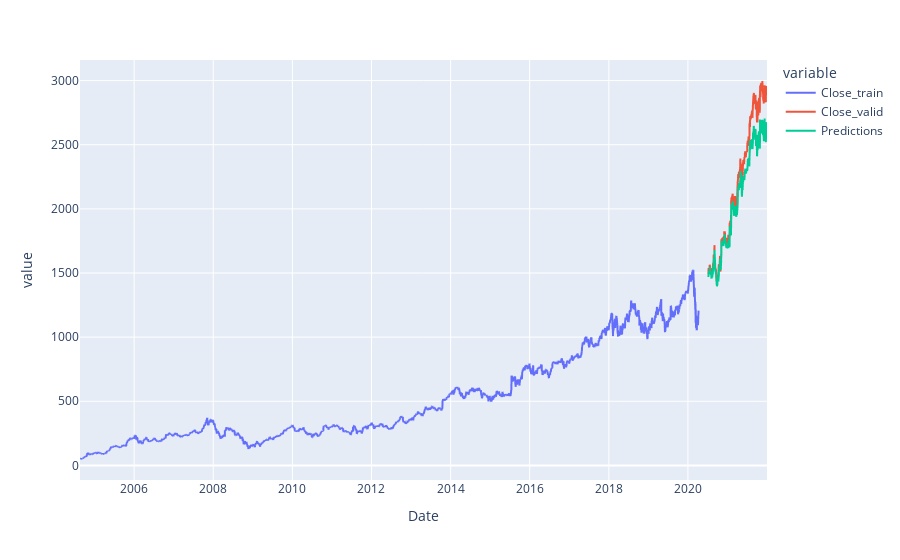

Notebook code cell kept with this figure:
### Code cell
fig = px.line(x)

fig.show()

### Figure 1 — Plotly figure (JSON) as saved in the notebook; plotly's stock layout.template omitted (floating-point values rounded to 4 significant figures; data arrays with more than 128 entries replaced by an {"elided": "..."} marker saying what was removed)
{"data": [{"hovertemplate": "variable=Close_train<br>Date=%{x}<br>value=%{y}<extra></extra>", "legendgroup": "Close_train", "line": {"color": "#636efa", "dash": "solid"}, "marker": {"symbol": "circle"}, "mode": "lines", "name": "Close_train", "showlegend": true, "type": "scattergl", "x": {"elided": "4314 str values"}, "xaxis": "x", "y": {"elided": "4314 float values"}, "yaxis": "y"}, {"hovertemplate": "variable=Close_valid<br>Date=%{x}<br>value=%{y}<extra></extra>", "legendgroup": "Close_valid", "line": {"color": "#EF553B", "dash": "solid"}, "marker": {"symbol": "circle"}, "mode": "lines", "name": "Close_valid", "showlegend": true, "type": "scattergl", "x": {"elided": "4314 str values"}, "xaxis": "x", "y": {"elided": "4314 float values"}, "yaxis": "y"}, {"hovertemplate": "variable=Predictions<br>Date=%{x}<br>value=%{y}<extra></extra>", "legendgroup": "Predictions", "line": {"color": "#00cc96", "dash": "solid"}, "marker": {"symbol": "circle"}, "mode": "lines", "name": "Predictions", "showlegend": true, "type": "scattergl", "x": {"elided": "4314 str values"}, "xaxis": "x", "y": {"elided": "4314 float values"}, "yaxis": "y"}], "layout": {"legend": {"title": {"text": "variable"}, "tracegroupgap": 0}, "margin": {"t": 60}, "xaxis": {"anchor": "y", "domain": [0, 1], "title": {"text": "Date"}}, "yaxis": {"anchor": "x", "domain": [0, 1], "title": {"text": "value"}}}}
